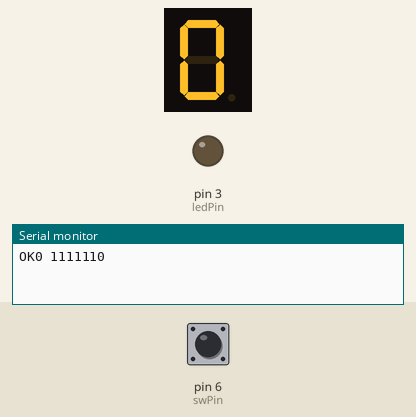
The sketch below on a simulated Arduino Uno, built with avr-gcc and run on an emulated ATmega328P. Shown: 1-digit seven-segment display, output pins drawn as LEDs (lit = HIGH), the last lines printed to the serial monitor. Wiring (inferred from the names in the program): 1-digit 7-segment display, segments lit when HIGH: segments pin 13, pin 12, pin 11, pin 10, pin 9, pin 8, pin 7. Inputs (shaded band) come from the test bench; at power-on: pin 6 (swPin) LOW. The segment pins are drawn as the display they are named for; pins used as bus, display or sensor lines are not drawn.

Above: at 0.1 s.
At 1.1 s:
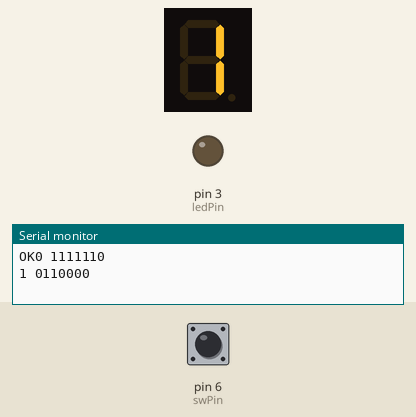
At 2.1 s:
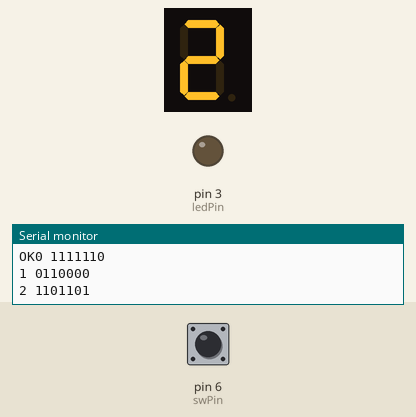
At 4.1 s:
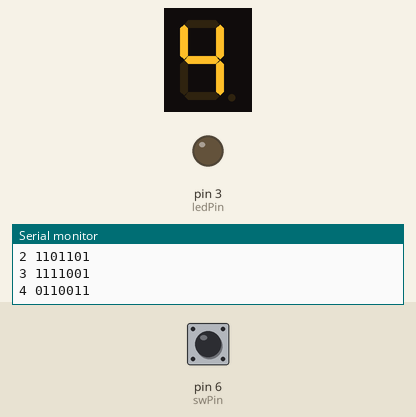
At 6.1 s:
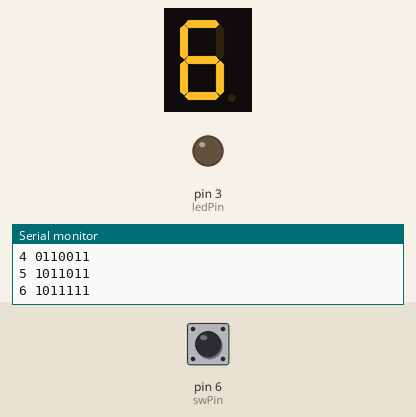
At 9.1 s:
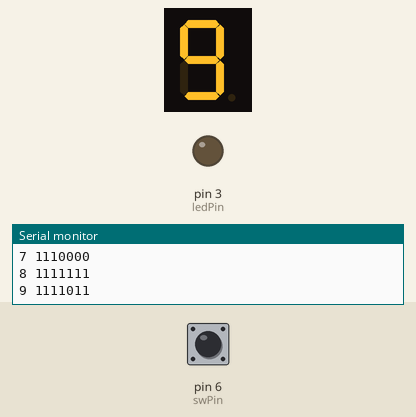

The sketch:

SSD_test.ino
```cpp
int ssd[7] = { 13, 12, 11, 10, 9, 8, 7 };
int counter = 0;
int bitVal = 0;

const short swPin = 6;
const short ledPin = 3;
int swState = 0;

void setup() {

  // put your setup code here, to run once:
  for(int i = 0; i < 7; i++) {
    pinMode(ssd[i], OUTPUT);
  }

  pinMode(swPin, INPUT);
  pinMode(ledPin, OUTPUT);

  Serial.begin(9600);
  Serial.print("OK");
}

void loop() {

  Serial.print(counter);
  Serial.print(" ");
  /*displaySSD(counter);
  delay(250);*/
  displaySSD(counter);
  while(checkSw());
  counter++;
  delay(1000);
}

void displaySSD(int getCount) {

  switch(getCount) {
    case 0: bitVal = B00111111; break;
    case 1: bitVal = B00000110; break;
    case 2: bitVal = B01011011; break;
    case 3: bitVal = B01001111; break;
    case 4: bitVal = B01100110; break;
    case 5: bitVal = B01101101; break;
    case 6: bitVal = B01111101; break;
    case 7: bitVal = B00000111; break;
    case 8: bitVal = B01111111; break;
    case 9: bitVal = B01101111; break;

    default: bitVal = B00111111; break;
  }

  for(int i = 0; i < 7; i++) {
    digitalWrite(ssd[i], bitRead(bitVal, i));
    Serial.print(bitRead(bitVal, i));
  }
  Serial.println(" ");
}

bool checkSw() {
  swState = digitalRead(swPin);
  if (swState == HIGH) {
    digitalWrite(swPin, HIGH);
    return true;
  }
  else
    return false;
}
```

Measured:
- what the display in image 1 shows lasts 1.0 s, from 1.0 s to 2.0 s
